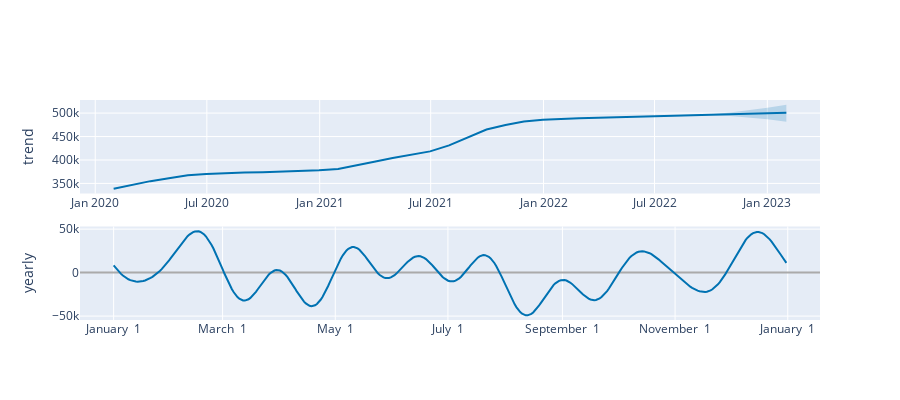

Write notebook code for a chart like this one.
### Code cell
plot_components_plotly(model, sla_forecast)
